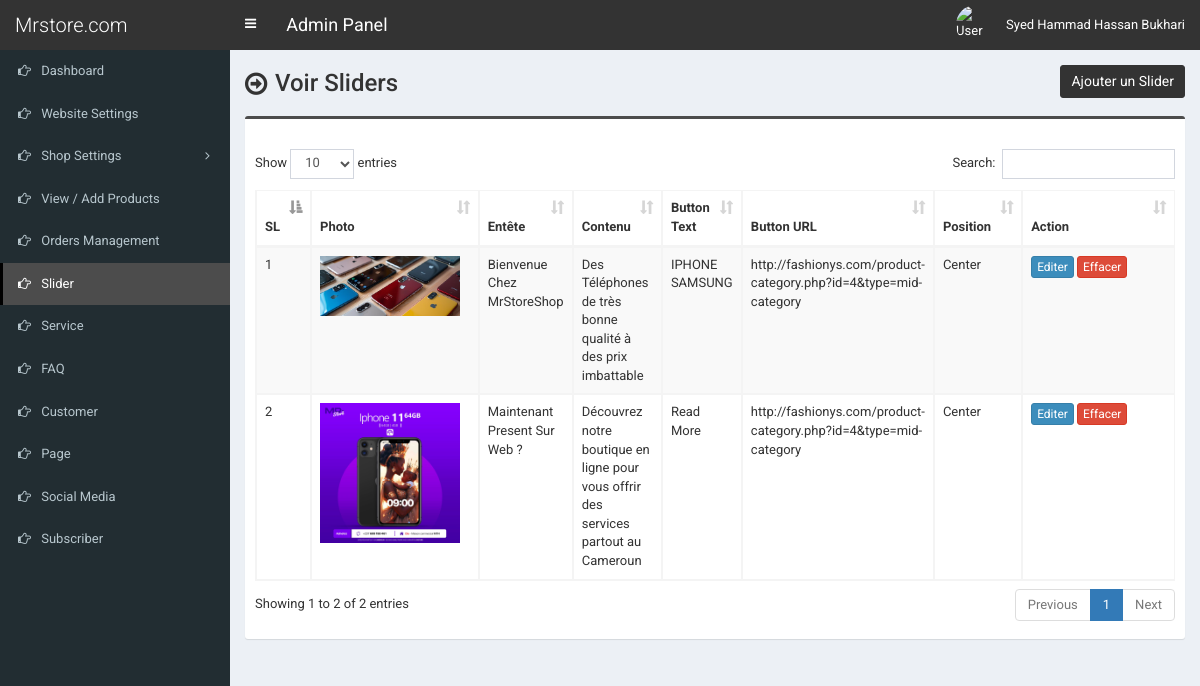
The app's page /admin/slider.php (signed in), older data.
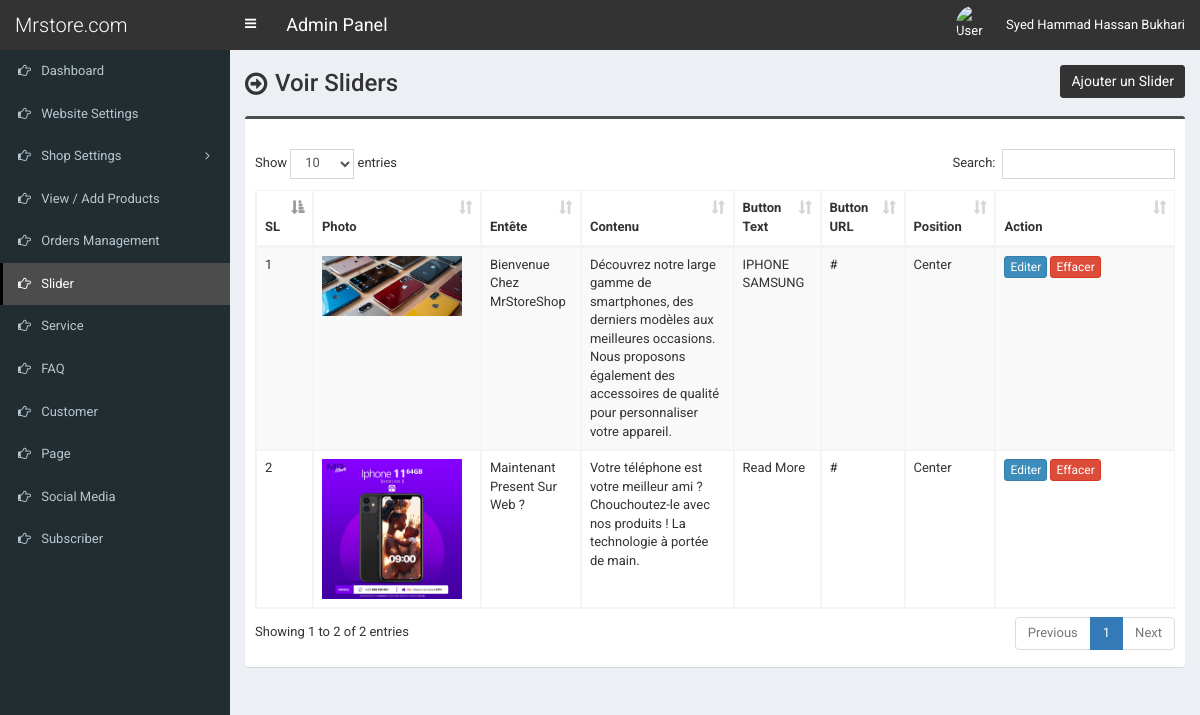
The same page, newer data.
### tables this page shows
CREATE TABLE `tbl_slider` (
  `id` int(11) NOT NULL,
  `photo` varchar(255) NOT NULL,
  `heading` varchar(255) NOT NULL,
  `content` text NOT NULL,
  `button_text` varchar(255) NOT NULL,
  `button_url` varchar(255) NOT NULL,
  `position` varchar(255) NOT NULL
);

### admin/slider.php (the view, shortened to what this page needs)
<?php require_once('header.php'); ?>
<section class="content-header">
	<div class="content-header-left">
		<h1>Voir Sliders</h1>
	</div>
	<div class="content-header-right">
		<a href="slider-add.php" class="btn btn-primary btn-sm">Ajouter un Slider</a>
	</div>
</section>
<section class="content">
	<div class="row">
		<div class="col-md-12">
			<div class="box box-info">
				<div class="box-body table-responsive">
					<table id="example1" class="table table-bordered table-striped">
						<thead>
							<tr>
								<th>SL</th>
								<th>Photo</th>
								<th>Entête</th>
								<th>Contenu</th>
								<th>Button Text</th>
								<th>Button URL</th>
								<th>Position</th>
								<th width="140">Action</th>
							</tr>
						</thead>
						<tbody>
							<?php
							$i=0;
							$statement = $pdo->prepare("SELECT
														id,
														photo,
														heading,
														content,
														button_text,
														button_url,
														position
							                           	FROM tbl_slider
							                           	");
							$statement->execute();
							$result = $statement->fetchAll(PDO::FETCH_ASSOC);
							foreach ($result as $row) {
								$i++;
								?>
								<tr>
									<td><?php echo $i; ?></td>
									<td style="width:150px;"><img src="../assets/uploads/<?php echo $row['photo']; ?>" alt="<?php echo $row['heading']; ?>" style="width:140px;"></td>
									<td><?php echo $row['heading']; ?></td>
									<td><?php echo $row['content']; ?></td>
									<td><?php echo $row['button_text']; ?></td>
									<td><?php echo $row['button_url']; ?></td>
									<td><?php echo $row['position']; ?></td>
									<td>
										<a href="slider-edit.php?id=<?php echo $row['id']; ?>" class="btn btn-primary btn-xs">Editer</a>
										<a href="#" class="btn btn-danger btn-xs" data-href="slider-delete.php?id=<?php echo $row['id']; ?>" data-toggle="modal" data-target="#confirm-delete">Effacer</a>
									</td>
								</tr>
								<?php
							}
							?>
						</tbody>
					</table>
				</div>
			</div>
		</div>
	</div>
</section>
<?php require_once('footer.php'); ?>

Row changes from the older to the newer data that the page shows:
changed tbl_slider "Bienvenue Chez MrStoreShop": content "Des Téléphones de très bonne qualité à des prix imbattable" → "Découvrez notre large gamme de smartphones, des derniers modèles aux meilleures occasions. Nous proposons également des accessoires de qualité pour personnaliser votre appareil."; button_url "http://fashionys.com/product-category.php?id=4&type=mid-category" → "#"
changed tbl_slider "Maintenant Present Sur Web ?": content "Découvrez notre boutique en ligne pour vous offrir des services partout au Cameroun" → "Votre téléphone est votre meilleur ami ? Chouchoutez-le avec nos produits ! La technologie à portée de main."; button_url "http://fashionys.com/product-category.php?id=4&type=mid-category" → "#"
